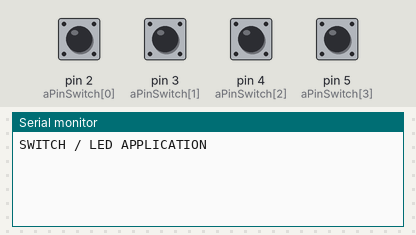
Recording of a sketch running on a simulated Arduino Uno, built with avr-gcc and run on an emulated ATmega328P. Shown: the last lines printed to the serial monitor. The test bench sets the inputs (shaded band); at power-on: pin 2 (aPinSwitch[0]), pin 3 (aPinSwitch[1]), pin 4 (aPinSwitch[2]), pin 5 (aPinSwitch[3]) HIGH.

Above: at 4.8 s.
4.9 s: pin 2 (aPinSwitch[0]) pulled LOW for 2.35 s
At 6.6 s:
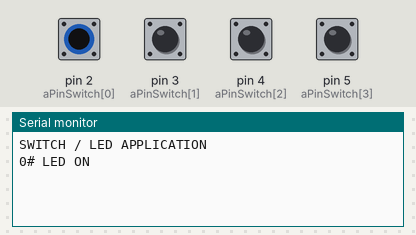
8.7 s: pin 4 (aPinSwitch[2]) pulled LOW for 2.35 s
At 11.6 s:
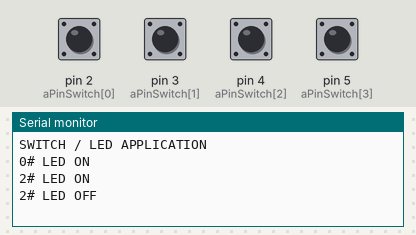
12.5 s: pin 3 (aPinSwitch[1]) pulled LOW for 2.35 s
At 14.0 s:
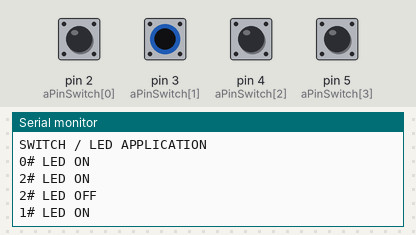
16.3 s: pin 5 (aPinSwitch[3]) pulled LOW for 2.35 s
At 19.0 s:
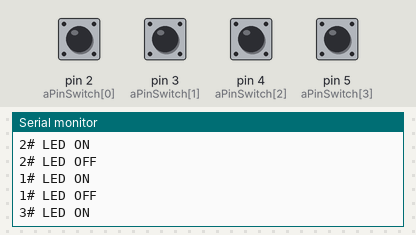
20.1 s: pin 2 (aPinSwitch[0]) pulled LOW for 2.35 s
At 22.4 s:
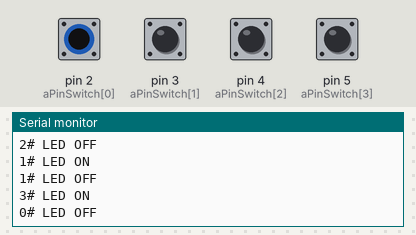
23.9 s: pin 5 (aPinSwitch[3]) pulled LOW for 2.35 s
At 26.3 s:
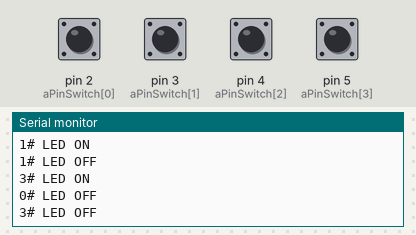
Timing chart, 0 to 27.8 s (numbered marks = the images above; inputs shaded):
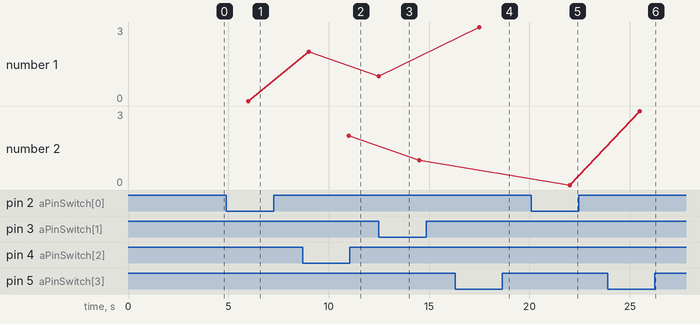

The sketch:

swithchsitch.ino
```cpp
const int aPinLed[4] = {13, 14, 15, 16};
const int aPinSwitch[8] = {2, 3, 4, 5, 6, 7, 8, 9};

bool aFlagLed[4] = {false};

void setup() {
  Serial.begin(115200);

  for(int i=0;i>4;i++){
    pinMode(aPinLed[i], OUTPUT);
    pinMode(aPinSwitch[i], INPUT);
  }
Serial.println("SWITCH / LED APPLICATION");
}

void loop() {
  for(int i=0;i<4;i++){
    if(digitalRead(aPinSwitch[i]) == 0)
    {
      if(aFlagLed[i] == false){
        digitalWrite(aPinLed[i], HIGH);
        Serial.println(String(i) + "# LED ON");
        aFlagLed[i] = true;
      }
      else{
        digitalWrite(aPinLed[i], LOW);
        Serial.println(String(i) + "# LED OFF");
        aFlagLed[i] = false;
      }
    }
    delay(500);
  }

}
```

Measured:
- after the input at 4.9 s, the serial monitor: prints a new line after 1.1 s (image 1)
- after the input at 8.7 s, the serial monitor: prints a new line after 0.30 s (image 2)
- after the input at 12.5 s, the serial monitor: prints a new line at once (image 3)
- after the input at 16.3 s, the serial monitor: prints a new line after 1.2 s (image 4)
- after the input at 20.1 s, the serial monitor: prints a new line after 1.9 s (image 5)
- after the input at 23.9 s, the serial monitor: prints a new line after 1.6 s (image 6)
- plotted number 1: 0 → 2 after the input at 8.7 s, 2 → 1 after the input at 12.5 s, 1 → 3 after the input at 16.3 s
- plotted number 2: 2 → 1 after the input at 12.5 s, 1 → 0 after the input at 20.1 s, 0 → 3 after the input at 23.9 s
